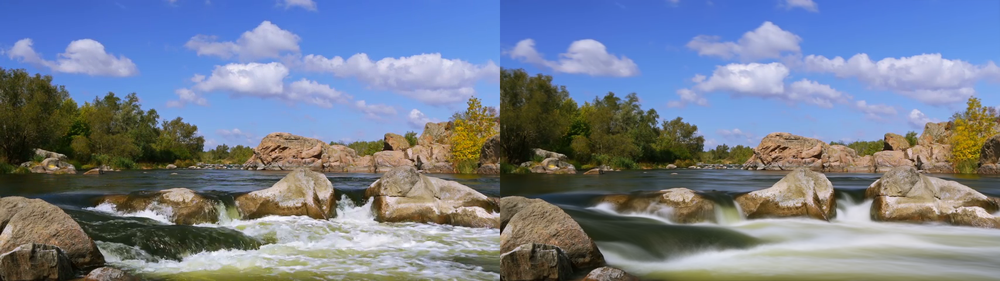
%> input picture CRcode/img_1229.png, 1000 x 281 px, shrunk from 1708 x 480 before the run
$ octave plot_histogram_yilin.m   (GNU Octave 9; MATLAB toolbox functions it lacks are replaced by stand-ins)
%> lines starting %> are read from the running program, lines starting %| are printed output that depends on the picture
img = imread('img_1229.png');
%> img is the input picture: size 281x1000x3 uint8; mean R, G, B 117.8, 127.2, 144.6
[m,n,k]=size(img);
%> m = 281; n = 1000; k = 3
img1 = img(:,1:n/2,:);
img2 = img(:,n/2+1:end,:);
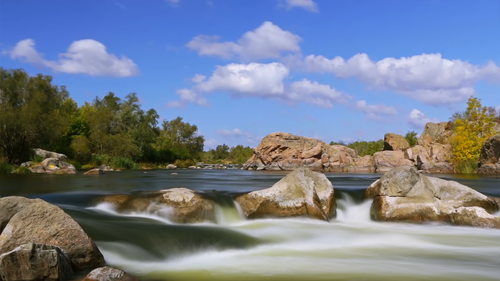
%> img2: size 281x500x3 uint8; mean R, G, B 117.9, 127.3, 144.8

h1_1 = zeros(256,1); h1_2 = zeros(256,1); h1_3 = zeros(256,1);
h2_1 = zeros(256,1); h2_2 = zeros(256,1); h2_3 = zeros(256,1);
ch1_1 = img1(:,:,1); ch1_2 = img1(:,:,2); ch1_3 = img1(:,:,3);
ch2_1 = img2(:,:,1); ch2_2 = img2(:,:,2); ch2_3 = img2(:,:,3);
%> after `ch2_1 = img2(:,:,1)`:
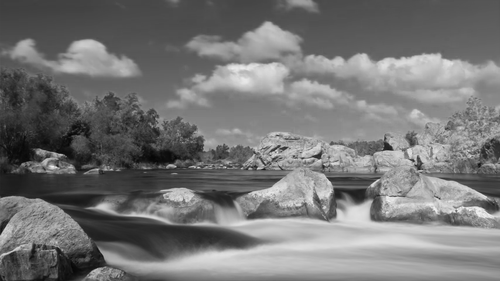
%> ch2_1: size 281x500 uint8; min 5, max 241, mean 117.9
%> after `ch2_2 = img2(:,:,2)`:
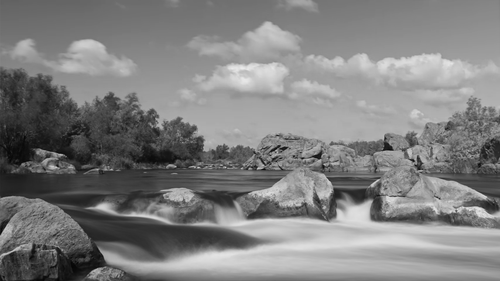
%> ch2_2: size 281x500 uint8; min 5, max 235, mean 127.3
%> after `ch2_3 = img2(:,:,3)`:
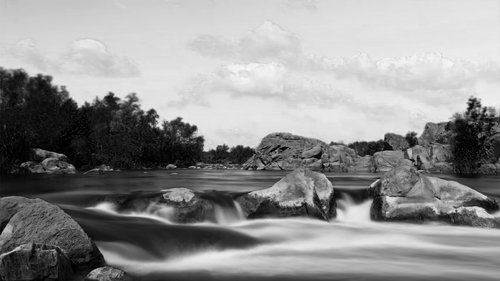
%> ch2_3: size 281x500 uint8; min 0, max 253, mean 144.8
tmp1_1 = ch1_1(:); tmp1_2 = ch1_2(:); tmp1_3 = ch1_3(:);
tmp2_1 = ch2_1(:); tmp2_2 = ch2_2(:); tmp2_3 = ch2_3(:);

for i=1:length(tmp1_1)
    h1_1(tmp1_1(i)+1) = h1_1(tmp1_1(i)+1)+1;
    h1_2(tmp1_2(i)+1) = h1_2(tmp1_2(i)+1)+1;
    h1_3(tmp1_3(i)+1) = h1_3(tmp1_3(i)+1)+1;
end
%> after the loop, h1_1 = 256 values, max 1770 at index 77, min 0 at index 1, mean 548.8; h1_2 = 256 values, max 1811 at index 172, min 0 at index 1, mean 548.8; h1_3 = 256 values, max 3565 at index 226, min 0 at index 256, mean 548.8

figure, hold on; title('Histogram of source image','FontSize',12);
h_r = plot([0:255], h1_1,'Color','r','LineWidth',1.5);
h_g = plot([0:255], h1_2,'Color','g','LineWidth',1.5);
h_b = plot([0:255], h1_3,'Color','b','LineWidth',1.5);

L=legend([h_r,h_g,h_b],'Red','Green','Blue');
L.FontSize = 12;
ylabel('\fontname{times new roman}Accumulated counts','FontSize',15);
xlabel('\fontname{times new roman}Pixel intensity','FontSize',15);
axis tight;
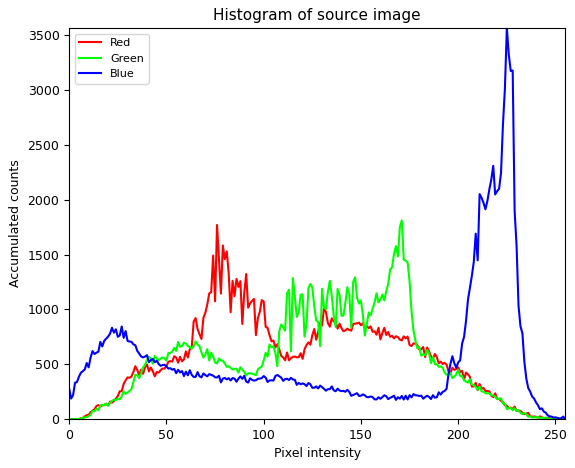
%> figure redrawn from the program's plot data; curve peaks at x = 76, y = 1770; curve peaks at x = 171, y = 1811; curve peaks at x = 225, y = 3565
hold off;

for i=1:length(tmp2_1)
    h2_1(tmp2_1(i)+1) = h2_1(tmp2_1(i)+1)+1;
    h2_2(tmp2_2(i)+1) = h2_2(tmp2_2(i)+1)+1;
    h2_3(tmp2_3(i)+1) = h2_3(tmp2_3(i)+1)+1;
end
%> after the loop, h2_1 = 256 values, max 1830 at index 77, min 0 at index 1, mean 548.8; h2_2 = 256 values, max 1867 at index 171, min 0 at index 1, mean 548.8; h2_3 = 256 values, max 3533 at index 226, min 0 at index 249, mean 548.8

figure, hold on; title('Histogram of generated image','FontSize',12);
h_r = plot([0:255], h2_1,'Color','r','LineWidth',1.5);
h_g = plot([0:255], h2_2,'Color','g','LineWidth',1.5);
h_b = plot([0:255], h2_3,'Color','b','LineWidth',1.5);

L=legend([h_r,h_g,h_b],'Red','Green','Blue');
L.FontSize = 12;
ylabel('\fontname{times new roman}Accumulated counts','FontSize',15);
xlabel('\fontname{times new roman}Pixel intensity','FontSize',15);
axis tight;
%> figure, not shown here; curve peaks at x = 76, y = 1830; curve peaks at x = 170, y = 1867; curve peaks at x = 225, y = 3533
hold off;

diff_image = double(img1)-double(img2);
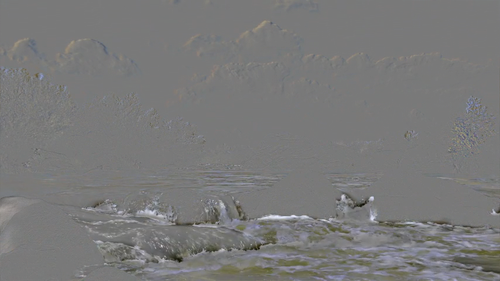
%> diff_image: size 281x500x3 double; mean R, G, B -0.1, -0.2, -0.4; drawn with min black and max white
ch_dif_1 = diff_image(:,:,1); ch_dif_2 = diff_image(:,:,2); ch_dif_3 = diff_image(:,:,3);
tmp_dif_1=ch_dif_1(:); tmp_dif_2=ch_dif_2(:); tmp_dif_3=ch_dif_3(:);
edges = [-100:1:100];
h1 = zeros(201,1); h2 = zeros(201,1); h3 = zeros(201,1);

for i=1:length(tmp_dif_1)
    if tmp_dif_1(i)>=-100 && tmp_dif_1(i)<=100
        h1(tmp_dif_1(i)+101)=h1(tmp_dif_1(i)+101)+1;
    end
    if tmp_dif_2(i)>=-100 && tmp_dif_2(i)<=100
        h2(tmp_dif_2(i)+101)=h2(tmp_dif_2(i)+101)+1;
    end
    if tmp_dif_3(i)>=-100 && tmp_dif_3(i)<=100
        h3(tmp_dif_3(i)+101)=h3(tmp_dif_3(i)+101)+1;
    end
end
%> after the loop, h1 = 201 values, max 34896 at index 101, min 1 at index 2, mean 698.3; h2 = 201 values, max 41426 at index 101, min 0 at index 177, mean 698.3; h3 = 201 values, max 33466 at index 101, min 2 at index 197, mean 697.5
figure, hold on; title('Histogram of the difference image','FontSize',12);
h_r = plot([-100:1:100],h1,'Color','r','LineWidth',1.5);
h_g = plot([-100:1:100],h2,'Color','g','LineWidth',1.5);
h_b = plot([-100:1:100],h3,'Color','b','LineWidth',1.5);
L=legend([h_r,h_g,h_b],'Red','Green','Blue');
L.FontSize = 12;
ylabel('\fontname{times new roman}Accumulated counts','FontSize',15);
xlabel('\fontname{times new roman}Pixel difference intensity','FontSize',15);
axis tight;
%> figure, not shown here; curve peaks at x = 0, y = 34896; curve peaks at x = 0, y = 41426; curve peaks at x = 0, y = 33466
hold off;

img_diff = double(img1)-double(img2);
figure;
imshow(uint8(abs(img_diff)));
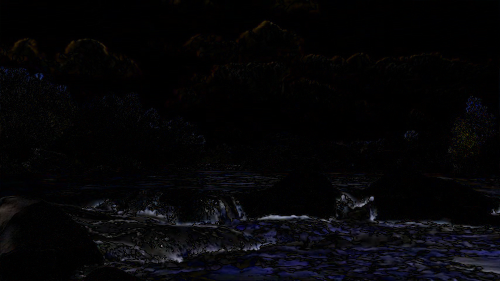
%> displayed picture: size 281x500x3, on the screen's scale of 0 to 255; mean R, G, B 5.6, 5.3, 7.2

$ run again, with CRcode/img_1237.png copied over CRcode/img_1229.png
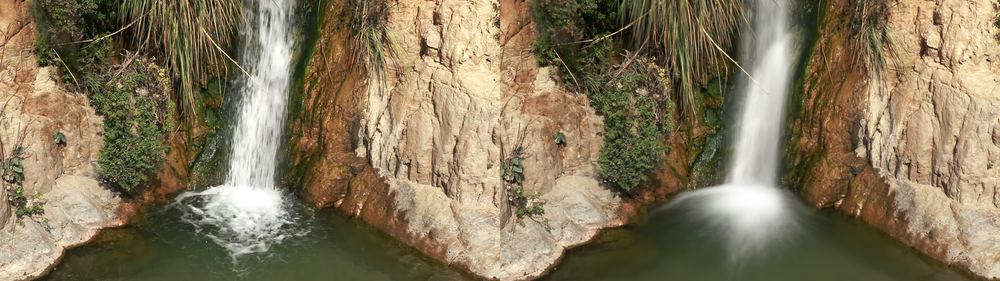
%> input picture CRcode/img_1237.png, 1000 x 281 px, shrunk from 1708 x 480 before the run
%> img is the input picture: size 281x1000x3 uint8; mean R, G, B 132.5, 119, 90.8
%> after the loop `for i=1:length(tmp1_1)`: h1_1 = 256 values, max 1338 at index 63, min 0 at index 256, mean 548.8; h1_2 = 256 values, max 1565 at index 85, min 0 at index 256, mean 548.8; h1_3 = 256 values, max 1799 at index 53, min 0 at index 256, mean 548.8
%> after the loop `for i=1:length(tmp2_1)`: h2_1 = 256 values, max 1554 at index 61, min 0 at index 256, mean 548.8; h2_2 = 256 values, max 1642 at index 60, min 0 at index 256, mean 548.8; h2_3 = 256 values, max 1715 at index 51, min 0 at index 255, mean 548.8
%> `diff_image = double(img1)-double(img2);`:
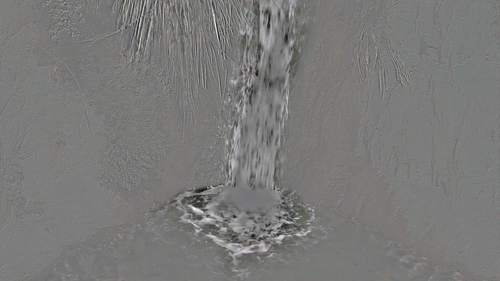
%> diff_image: size 281x500x3 double; mean R, G, B 6.1, 6, 4.7; drawn with min black and max white
%> after the loop `for i=1:length(tmp_dif_1)`: h1 = 201 values, max 10991 at index 108, min 0 at index 2, mean 698.8; h2 = 201 values, max 10112 at index 109, min 0 at index 17, mean 698.8; h3 = 201 values, max 9378 at index 108, min 0 at index 1, mean 698.8
%> `imshow(uint8(abs(img_diff)));`:
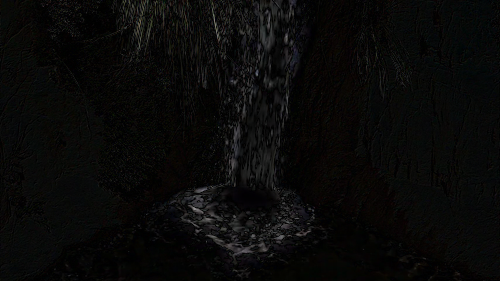
%> displayed picture: size 281x500x3, on the screen's scale of 0 to 255; mean R, G, B 9.4, 9.2, 8.4
